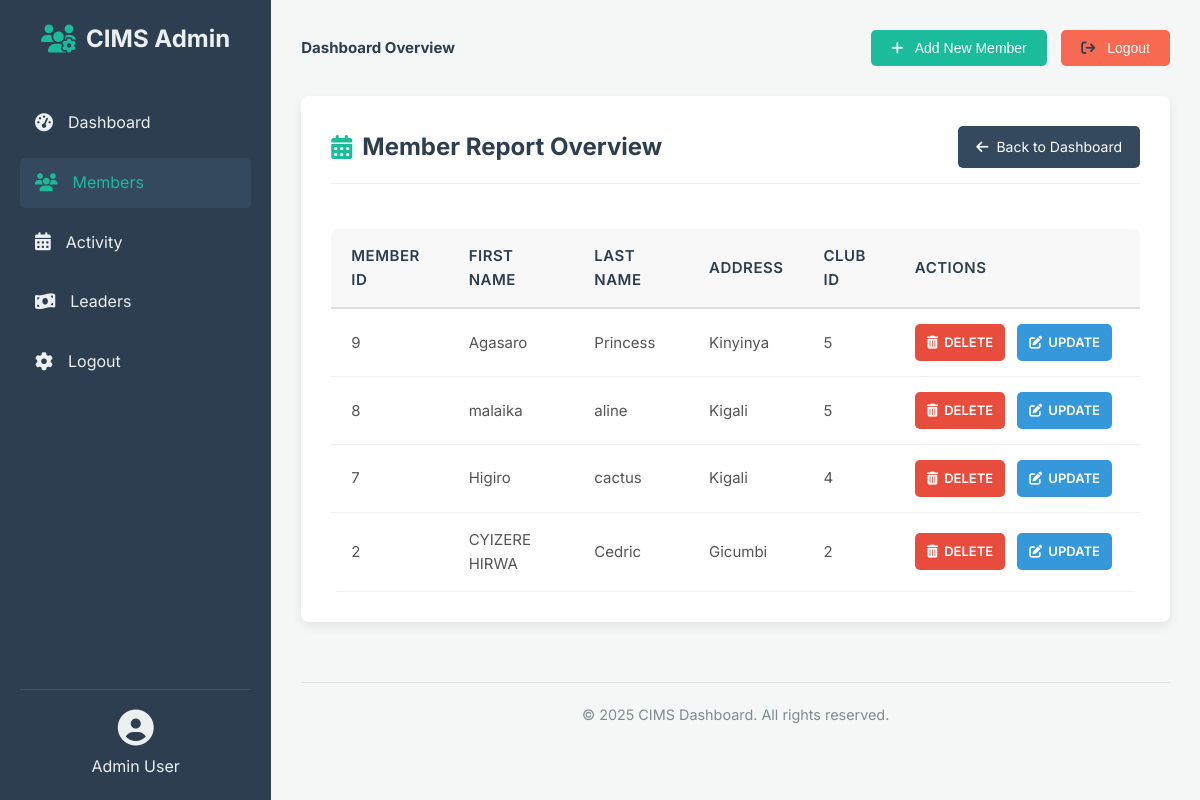
The page /member_report.php on the database its author committed.
### tables this page shows
CREATE TABLE `members` (
  `memberId` int(11) NOT NULL,
  `firstname` varchar(100) NOT NULL,
  `lastname` varchar(100) NOT NULL,
  `address` varchar(100) NOT NULL,
  `clubId` int(11) NOT NULL
);

### member_report.php (the view, shortened to what this page needs)
<!DOCTYPE html>
<html lang="en">
<head>
    <link rel="stylesheet" href="https://cdnjs.cloudflare.com/ajax/libs/font-awesome/6.5.2/css/all.min.css">
</head>
<body>
    <div class="dashboard-container">
        <aside class="sidebar">
            <div class="club-logo">
                <i class="fas fa-users-cog"></i> <span>CIMS Admin</span>
            </div>
            <nav class="main-nav">
                <ul>
                    <li><a href="dashboard.php" ><i class="fas fa-tachometer-alt"></i>Dashboard</a></li>
                    <li><a href="member_report.php" class="active"><i class="fas fa-users"></i> Members</a></li>
                    <li><a href="activitys_report.php"><i class="fas fa-calendar-alt"></i> Activity</a></li>
                    <li><a href="leaders_report.php"><i class="fas fa-money-bill-wave"></i> Leaders</a></li>
                    <li><a href="logout.php"><i class="fas fa-cog"></i> Logout</a></li>
                </ul>
            </nav>
            <div class="user-info">
                <i class="fas fa-user-circle"></i>
                <span>Admin User</span>
            </div>
        </aside>
        <main class="main-content">
            <header class="dashboard-header">
                <h1>Dashboard Overview</h1>
                <div class="header-actions">
                    <button class="btn primary-btn"><i class="fas fa-plus"></i> <a href="members.php">Add New Member</a></button>
                    <button class="btn secondary-btn"><i class="fa fa-sign-out" aria-hidden="true"></i><a href="logout.php"> Logout</a></button>
                </div>
            </header>
            <div class="report-container">
                <header class="report-header">
                    <h1><i class="fas fa-calendar-alt"></i> Member Report Overview</h1>
                    <a href="dashboard.php" class="back-button">
                        <i class="fas fa-arrow-left"></i> Back to Dashboard
                    </a>
                </header>
                <div class="overflow-x-auto">
                    <table>
                        <thead>
                            <tr>
                                <th>Member Id</th>
                                <th>First name</th>
                                <th>Last name</th>
                                <th>Address</th>
                                <th>Club ID</th>
                                <th colspan="2">Actions</th>
                            </tr>
                        </thead>
                        <tbody>
                            <?php
                            include 'db_connection.php';
                            if (isset($conn) && $conn) {
                                $query = mysqli_query($conn, "SELECT * FROM members ORDER BY memberId DESC");
                                if ($query) {
                                    if (mysqli_num_rows($query) > 0) {
                                        while ($records = mysqli_fetch_array($query)) {
                                            ?>
                                            <tr>
                                                <td><?php echo htmlspecialchars($records['memberId']); ?></td>
                                                <td><?php echo htmlspecialchars($records['firstname']); ?></td>
                                                <td><?php echo htmlspecialchars($records['lastname']); ?></td>
                                                <td><?php echo htmlspecialchars($records['address']); ?></td>
                                                <td><?php echo htmlspecialchars($records['clubId']); ?></td>
                                                <td class="action-group">
                                                    <a href="./delete_member.php?delete_id=<?php echo $records['memberId']; ?>" class="action-button delete">
                                                        <i class="fas fa-trash-alt"></i> DELETE
                                                    </a>
                                                    <a href="./update_member.php?update_id=<?php echo $records['memberId']; ?>" class="action-button update">
                                                        <i class="fas fa-edit"></i> UPDATE
                                                    </a>
                                                </td>
                                            </tr>
                                            <?php
                                        }
                                    } else {
                                        echo "<tr><td colspan='4' style='text-align: center; padding: 20px; color: #7f8c8d;'>No activities found.</td></tr>";
                                    }
                                } else {
                                    echo "<tr><td colspan='4' style='text-align: center; padding: 20px; color: #e74c3c;'>Error retrieving data: " . htmlspecialchars(mysqli_error($conn)) . "</td></tr>";
                                }
                            } else {
                                echo "<tr><td colspan='4' style='text-align: center; padding: 20px; color: #e74c3c;'>Database connection not established.</td></tr>";
                            }
                            ?>
                        </tbody>
                    </table>
                </div>
            </div>
            <footer class="dashboard-footer">
                &copy; <?php echo date('Y'); ?> CIMS Dashboard. All rights reserved.
            </footer>
        </main>
    </div>
</body>
</html>

### member_report.php (style rules this page uses)
body { margin: 0; font-family: 'Inter', sans-serif; background-color: #f4f7f6; color: #333; line-height: 1.6; }
.dashboard-container { display: flex; min-height: 100vh; }
.sidebar { width: 250px; background-color: #2c3e50; color: #ecf0f1; padding: 20px; display: flex; flex-direction: column; box-shadow: 2px 0 5px rgba(0,0,0,0.1); }
.club-logo { font-size: 24px; font-weight: 700; text-align: center; margin-bottom: 40px; display: flex; align-items: center; justify-content: center; gap: 10px; }
.club-logo i { font-size: 28px; color: #1abc9c; }
.main-nav ul { list-style: none; padding: 0; margin: 0; flex-grow: 1; }
.main-nav li { margin-bottom: 10px; }
.main-nav a { display: flex; align-items: center; padding: 12px 15px; color: #ecf0f1; text-decoration: none; border-radius: 5px; transition: background-color 0.3s ease; }
.main-nav a:hover, .main-nav a.active { background-color: #34495e; color: #1abc9c; }
.main-nav a i { margin-right: 15px; font-size: 18px; }
.user-info { margin-top: auto; padding-top: 20px; border-top: 1px solid rgba(255,255,255,0.1); text-align: center; font-size: 16px; display: flex; flex-direction: column; align-items: center; gap: 8px; }
.user-info i { font-size: 36px; color: #ecf0f1; }
.main-content { flex-grow: 1; padding: 30px; background-color: #f4f7f6; display: flex; flex-direction: column; }
.dashboard-header { display: flex; justify-content: space-between; align-items: center; margin-bottom: 30px; }
.dashboard-header h1 { margin: 0; font-size: 15px; color: #2c3e50; }
.header-actions .btn { padding: 10px 20px; border: none; border-radius: 5px; cursor: pointer; font-size: 14px; margin-left: 10px; transition: background-color 0.3s ease; }
.header-actions button a { text-decoration: none; color: white; }
.btn i { margin-right: 8px; }
.primary-btn { background-color: #1abc9c; color: white; }
.secondary-btn { background-color:rgb(247, 106, 81); color: #2c3e50; border: 1px solid #bdc3c7; }
.dashboard-footer { margin-top: 30px; padding-top: 20px; border-top: 1px solid #e0e0e0; text-align: center; color: #7f8c8d; font-size: 0.9em; }
.report-container { background-color: white; padding: 30px; border-radius: 8px; box-shadow: 0 4px 12px rgba(0,0,0,0.08); margin-bottom: 30px; }
.report-header { display: flex; justify-content: space-between; align-items: center; margin-bottom: 25px; padding-bottom: 15px; border-bottom: 1px solid #eee; }
.report-header h1 { font-size: 24px; color: #2c3e50; margin: 0; display: flex; align-items: center; gap: 10px; }
.report-header h1 i { color: #1abc9c; }
.back-button { background-color: #34495e; color: white; padding: 10px 18px; border-radius: 5px; text-decoration: none; font-size: 14px; transition: background-color 0.3s ease; display: inline-flex; align-items: center; gap: 8px; }
.overflow-x-auto { overflow-x: auto; }
table { width: 100%; border-collapse: collapse; margin-top: 20px; background-color: #ffffff; border-radius: 8px; overflow: hidden; }
table thead tr { background-color: #f8f8f8; border-bottom: 2px solid #e0e0e0; }
table th, table td { padding: 15px 20px; text-align: left; border-bottom: 1px solid #f0f0f0; font-size: 15px; color: #555; }
table th { font-weight: 600; color: #2c3e50; text-transform: uppercase; letter-spacing: 0.5px; }
.action-group { white-space: nowrap; }
.action-button { display: inline-flex; align-items: center; padding: 8px 12px; border-radius: 5px; text-decoration: none; font-size: 13px; font-weight: 600; margin-right: 8px; transition: background-color 0.3s ease, color 0.3s ease; }
.action-button i { margin-right: 6px; }
.action-button.delete { background-color: #e74c3c; color: white; }
.action-button.update { background-color: #3498db; color: white; }

### rows shown on the page
members: memberId "9", firstname "Agasaro", lastname "Princess", address "Kinyinya", clubId "5"
members: memberId "8", firstname "malaika", lastname "aline", address "Kigali", clubId "5"
members: memberId "7", firstname "Higiro", lastname "cactus", address "Kigali", clubId "4"
members: memberId "2", firstname "CYIZERE HIRWA", lastname "Cedric", address "Gicumbi", clubId "2"
